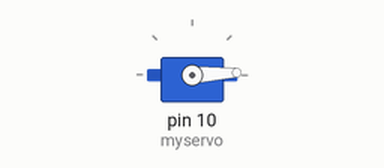
Recording of a sketch running on a simulated Arduino Uno, built with avr-gcc and run on an emulated ATmega328P. On the bench: servo.

Above: at 0.05 s.
At 0.7 s:
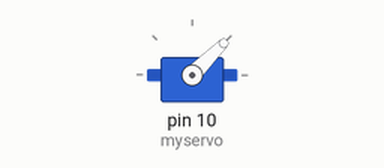
At 1.4 s:
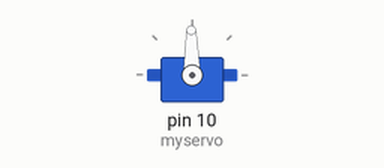
At 2.8 s:
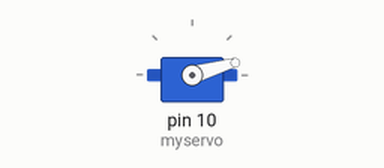
Timing chart, 0 to 7.0 s (numbered marks = the images above):
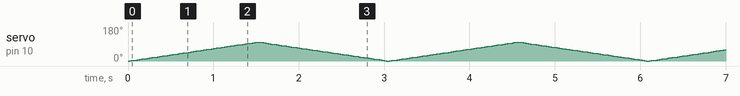

The sketch:

test.ino
```cpp
#include <Servo.h>

Servo myservo;  // create servo object to control a servo
                // twelve servo objects can be created on most boards

int pos = 0;    // variable to store the servo position

void setup()
{
  myservo.attach(10);  // attaches the servo on pin 9 to the servo object
}

void loop()
{
  for(pos = 0; pos <= 100; pos += 1) // goes from 0 degrees to 180 degrees
  {                                  // in steps of 1 degree
    myservo.write(pos);              // tell servo to go to position in variable 'pos'
    delay(15);                       // waits 15ms for the servo to reach the position
  }
  for(pos = 100; pos>=0; pos-=1)     // goes from 180 degrees to 0 degrees
  {
    myservo.write(pos);              // tell servo to go to position in variable 'pos'
    delay(15);                       // waits 15ms for the servo to reach the position
  }
}
```
